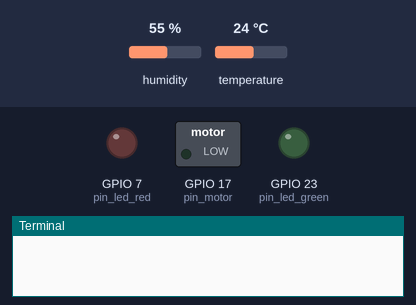
Bench run of a program on a simulated Raspberry Pi (BCM pin numbers). Parts: switched loads named in the program (green lamp = pin HIGH), output pins drawn as LEDs (lit = HIGH), the last lines printed to the terminal. The test bench sets the inputs (shaded band); at power-on: temperature 24 °C, humidity 55 %. Random numbers come from a fixed seed; no MQTT or app messages arrive unless stated; the clock reads 2024-03-15 10:24:30 at power-on unless the program sets it.

Above: at 0.1 s.
At 1.3 s:
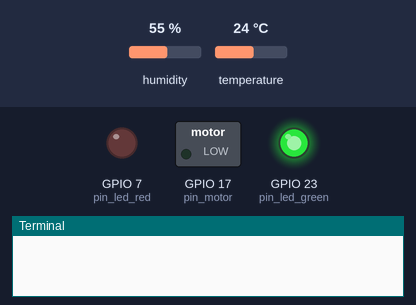
1.4 s: temperature set to 28 °C
4.1 s: temperature set to 31 °C
At 6.6 s:
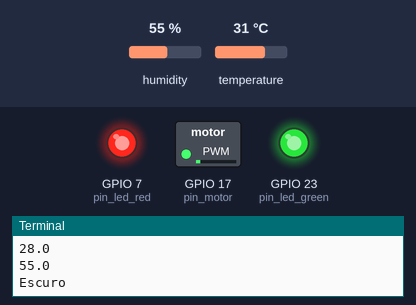
Timing chart, 0 to 21.2 s (numbered marks = the images above; inputs shaded):
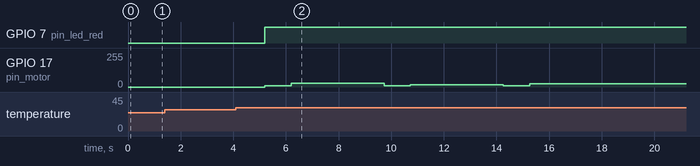

Measured:
- the behaviour switches between 29 and 30 °C on temperature (found by bisection; images 1 and 2)
- after the input at 4.1 s, GPIO 7 (pin_led_red): LOW → HIGH after 1.1 s; GPIO 17 (pin_motor): 0/255 → 11/255 after 1.1 s, → 27/255 1.0 s later, → 9/255 3.5 s later, → 16/255 1.0 s later, … (8 changes in this stretch)

The program:

final_out.py
```python
#!/usr/bin/python
import paho.mqtt.client as paho
import os
import socket
import ssl
from time import sleep
import Adafruit_DHT
import RPi.GPIO as GPIO
from random import uniform
import random
import json
import logging
logging.basicConfig(level=logging.INFO)

#valores dos BCM
pin_led_red = 7
pin_led_green = 23
pin_sensor_luz = 4
pin_umi_temp = 25
pin_motor = 17

sensor_umi = Adafruit_DHT.DHT11

resposta = ""


#variaveis para acionamento do motor
deg_0_pulse   = 0.5
deg_180_pulse = 2.5
f = 50.0
#calculos para acionamento geral do motor
period = 1000/f
k      = 100/period
deg_0_duty = deg_0_pulse*k
pulse_range = deg_180_pulse - deg_0_pulse
duty_range = pulse_range * k


class PubSub(object):

    def __init__(self, listener = False, topic = "default"):
        self.connect = False
        self.listener = listener
        self.topic = topic
        self.logger = logging.getLogger(repr(self))

    def __on_connect(self, client, userdata, flags, rc):
        self.connect = True

        if self.listener:
            self.mqttc.subscribe(self.topic)

  #      self.logger.debug("{0}".format(rc))
#        print("{0}".format(rc)) #send mensagem

    def comando(valor):
        vai = valor

    def __on_message(self, client, userdata, msg):
  #      self.logger.info("{0}, {1} - {2}".format(userdata, msg.topic, msg.payload))
        json_object = json.loads(msg.payload)
        global resposta
        resposta = json_object['message']
  #  def __on_log(self, client, userdata, level, buf):
  #      self.logger.debug("{0}, {1}, {2}, {3}".format(client, userdata, level, buf))
  #      print("") #escrita do log no console

    def bootstrap_mqtt(self):

        self.mqttc = paho.Client()
        self.mqttc.on_connect = self.__on_connect
        self.mqttc.on_message = self.__on_message
   #     self.mqttc.on_log = self.__on_log

        awshost = "a3ieienozmkv8m.iot.us-west-2.amazonaws.com"
        awsport = 8883

        caPath = "./ca.pem.crt"
        certPath = "./certificate.pem"
        keyPath = "./private_key.pem"

        self.mqttc.tls_set(caPath,
            certfile=certPath,
            keyfile=keyPath,
            cert_reqs=ssl.CERT_REQUIRED,
            tls_version=ssl.PROTOCOL_TLSv1_2,
            ciphers=None)

        result_of_connection = self.mqttc.connect(awshost, awsport, keepalive=120)

        if result_of_connection == 0:
            self.connect = True

        return self

    def start(self):
        self.mqttc.loop_start()
        GPIO.setmode(GPIO.BCM)
        GPIO.setwarnings(False)
        GPIO.setup(pin_led_red, GPIO.OUT)
        GPIO.setup(pin_led_green, GPIO.OUT)
        GPIO.output(pin_led_green, GPIO.HIGH)

        while True:
            sleep(2)

            umid, temp = Adafruit_DHT.read_retry(sensor_umi, pin_umi_temp)

            if(temp >= 30):
                #liga led vermelho
                GPIO.output(pin_led_red, GPIO.HIGH)
                #liga motor
                GPIO.setmode(GPIO.BCM)
                GPIO.setup(pin_motor,GPIO.OUT)
                pwm = GPIO.PWM(pin_motor,f)
                pwm.start(0)
                #angulo do servo motor
                def set_angle(angle):
                    duty = deg_0_duty + (angle/180.0)* duty_range
                    pwm.ChangeDutyCycle(duty)
                #fazer async aqui
                for x in range(0, 2):
                    #angulo random para testes
                    angle = random.randint(1,180)
                    set_angle(angle)
                    sleep(1)
            else:
                GPIO.output(pin_led_red, GPIO.LOW)
                GPIO.cleanup(pin_motor)

            GPIO.setmode(GPIO.BCM)
            GPIO.setup(pin_sensor_luz,GPIO.IN)

            if GPIO.input(pin_sensor_luz) == 0:
                lumi =  'Claro'
            if GPIO.input(pin_sensor_luz) == 1:
                lumi = 'Escuro'

            if self.connect == True:
                self.mqttc.publish("Temperatura/Atual", json.dumps({"message": temp}), qos=1)
		self.mqttc.publish("Umidade/Atual", json.dumps({"message": umid}), qos=1)
                self.mqttc.publish("Luminosidade/Atual", json.dumps({"message": lumi}), qos=1)
                print(temp)
                print(umid)
                print(lumi)
            else:
                self.logger.debug("Attempting to connect.")

if __name__ == '__main__':

    PubSub(listener = True, topic = "chat-evets").bootstrap_mqtt().start()
```
